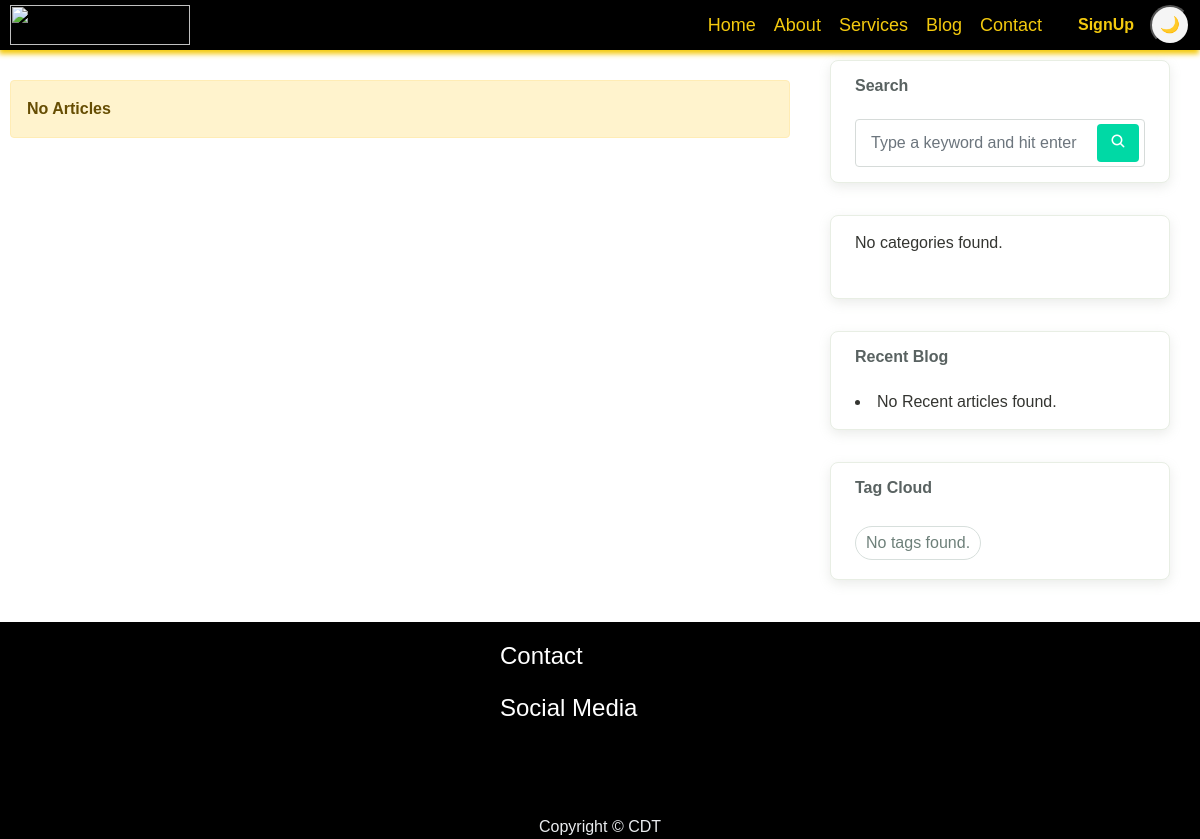
Page /blog/articles-available/ on the earlier database version.
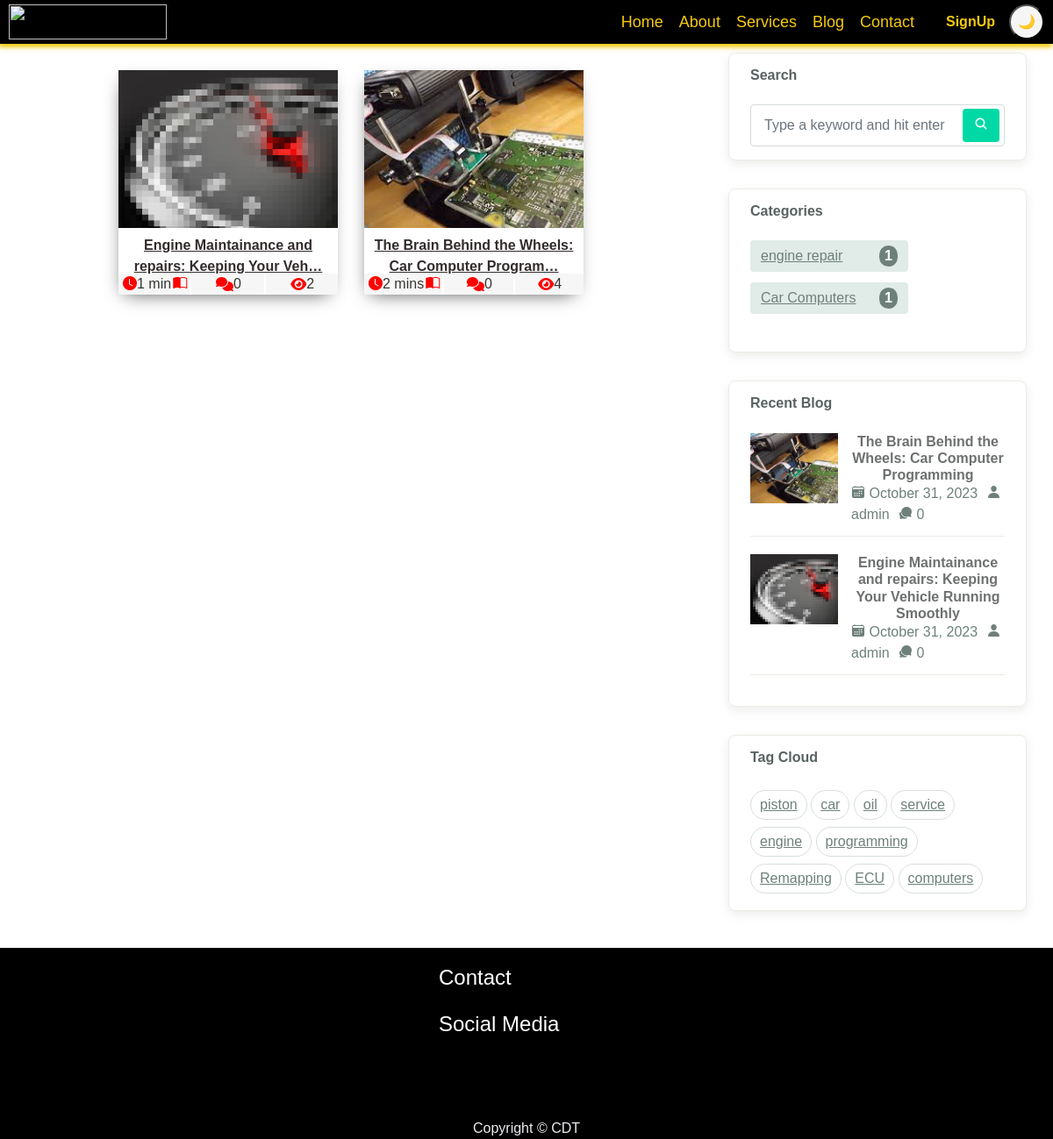
Same page on the later database version.
### blog/models/article_m.py (models this page shows, shortened)
class Blog(models.Model):
    DRAFTED = "DRAFTED"
    PUBLISHED = "PUBLISHED"
    STATUS_CHOICES = (
        (DRAFTED, 'Draft'),
        (PUBLISHED, 'Publish'),
    )
    author = models.ForeignKey(User, on_delete=models.CASCADE)
    title = models.CharField(max_length=100)
    content = HTMLField('Content')
    image = models.ImageField(default='article-default.jpg', upload_to='blog_images')
    image_credit = models.CharField(max_length=200, default='CDTBLOG')
    category = models.ForeignKey(Category, on_delete=models.CASCADE)
    subcategory = models.ForeignKey(Subcategory, on_delete=models.CASCADE)
    slug = models.SlugField(unique=True, max_length=255, blank=True, null=True)
    tags = TaggableManager(blank=True)
    status = models.CharField(max_length=10, choices=STATUS_CHOICES,
                              default='DRAFT')
    date_published = models.DateTimeField(blank=True, null=True, editable=False)
    date_created = models.DateTimeField(auto_now_add=True,  editable=False)
    date_updated = models.DateTimeField(blank=True, null=True, editable=False)
    date_drafted = models.DateTimeField(blank=True, null=True, editable=False)
    word_count = models.IntegerField(default=0)
    view_count = models.IntegerField(default=0)
    like_count = models.IntegerField(default=0)
    dislike_count = models.IntegerField(default=0)
    date_hidden = models.DateTimeField(blank=True, null=True,editable=False)
    hidden = models.BooleanField(default=False)
    date_approved = models.DateTimeField(blank=True, null=True, editable=False)
    approved = models.BooleanField(default=False)
    date_rejected = models.DateTimeField(blank=True, null=True, editable=False)
    rejected = models.BooleanField(default=False)
    rejection_reason = models.TextField(blank=True, null=True)
    def get_absolute_url(self):
        return reverse('blog:blog_detail', args=[str(self.slug)])
    def formatted_views_count(self):
        if self.view_count < 1000:
            return str(self.view_count)
        elif self.view_count < 1000000:
            return f"{self.view_count // 1000}.{self.view_count % 1000 // 100}k"
        else:
            return f"{self.view_count // 1000000}.{self.view_count % 1000000 // 100000}m"
    def read_time(self):
        words = self.word_count
        if words > 0:
            read_time = round(words / 200)
            if read_time == 0:
                read_time = 1
            if read_time >= 60:
                read_time = round(read_time / 60)
                if read_time == 1:
                    return '1 hr'
                else:
                    return f'{read_time} hrs'
            else:
                if read_time == 1:
                    return '1 min'
                else:
                    return f'{read_time} mins'
        else:
            return 0
    @property
    def comment_count(self):
        count_ =self.comments.filter(blog=self, approved=True).count()
        if count_ >= 1000:
            suffixes = ['', 'k', 'M', 'B', 'T']
            magnitude = 0
            while count_ >= 1000 and magnitude < len(suffixes)-1:
                magnitude += 1
                count_ /= 1000
                _count = f'{count_:.1f}{suffixes[magnitude]}'
            return _count
        else:
            return count_

### blog/models/categories_n_babies_m.py (models this page shows, shortened)
class Category(models.Model):
    name = models.CharField(max_length=50)
    slug = models.SlugField(unique=True, max_length=255, blank=True, null=True)
    image = models.ImageField(default='category-default.jpg', upload_to='category_images',blank=True, null=True)
    approved = models.BooleanField(default=False)
    date_created = models.DateTimeField(auto_now_add=True)
    date_approved = models.DateTimeField(blank=True, null=True, editable=False)
    def get_absolute_url(self):
        return reverse('blog:category_detail', args=[str(self.slug)])
    def blog_count(self):
        return self.blog_set.filter(status='PUBLISHED', approved=True).count()

### blog/views/article_v.py (the view)
# urls.py: path('articles-available/', blog_home, name='blog_home'),
def blog_home(request):
    print("am in=======================")
    if request.method == 'GET':
        print(request.GET)
        print("am innn========++++++++++++++++++++++")
        query = request.GET.get('query')
        print(query)
        if query:
            blogs = Blog.objects.filter(
                Q(title__icontains=query) | Q(content__icontains=query)| Q(author__username__icontains=query),
                status=Blog.PUBLISHED,
                hidden=False,
                approved=True,
            )
        else:
            blogs = Blog.objects.filter(status=Blog.PUBLISHED, hidden=False, approved=True)
    categories = Category.objects.filter(approved=True)
    recent_articles = Blog.objects.filter(status=Blog.PUBLISHED, hidden=False, approved=True).order_by('-date_created')[:5]
    all_tags = Tag.objects.all()
    context = {
        'blogs': blogs,
        'categories': categories,
        'recent_articles': recent_articles,
        'query': query,
        'all_tags': all_tags,  # Add this line to the context
    }
    return render(request, 'blog/article/blog_home.html', context)

### templates/blog/article/blog_home.html (shortened to what this page needs)
{% extends 'base.html' %}
{% load static %}
{% block css %}
<link rel="stylesheet" href="{% static 'css/blog/blog_home.css' %}">
{% endblock css %}
{% block content %}
<section class="post-list body-container">
    <div class="p-l-main item2 bg-white" id="main" >
            {% if blogs %}
            <div class="itme2 post-wrapper">
              {% for article in blogs %}
              <div>
                  <div class="post">
                      <a href="{{ article.get_absolute_url }}">
                        <img class="thumbnail" src="{{ article.image.url }}">
                      </a>
                      <div class="post-preview">
                          <p class="post-title ">
                            <a href="{{ article.get_absolute_url }}">
                            <b>{{ article.title|safe| truncatechars:50 }}</b>
                          </a></p>
                      </div>
                      <ol class="post-footer">
                        <li><i class="bi bi-clock-fill"></i>{{ article.read_time }}<i class="bi bi-book-half"></i></li>
                        <li><i class="fa fa-comments"></i>{{ article.comment_count  }}</li>
                        <li><i class="fa fa-eye"></i>{{ article.formatted_views_count }}</li>
                      </ol>
                  </div>
              </div>
              {% endfor %}
          </div>
            {% else %}
                    <div class="centered alert alert-warning"><b>No Articles</b></div>
                {% endif %}
    </div>
    {% include 'blog/article/blog_side_bar.html' %}
</section>
{% endblock content %}

### templates/blog/article/blog_side_bar.html (shortened to what this page needs)
    <div class="sidebar " id="side-bar">
        <div class="sidebar-block">
            <h3 class="sidebar-title">Search</h3>
            <form class="search-form"  method="GET" action="/blog/articles-available/">
                <div class="form-group">
                    <input type="text" class="form-control" id="search-input" name="query" placeholder="Type a keyword and hit enter">
                    <button type="submit" class="btn"><span class="icon mai-search"></span></button>
                </div>
            </form>
        </div>
        <div class="sidebar-block">
          {% if subcategories %}
          <h3 class="sidebar-title">Subcategories</h3>
          {% elif categories %}
          <h3 class="sidebar-title">Categories</h3>
          {% endif %}
          <ul class="categories">
            {% for category in categories %}
            <li><a href="{{category.get_absolute_url }}">{{ category.name }}
                <span>{{ category.blog_count }}</span>
            </a></li>
            {% empty %}
            <li>No categories found.</li>
            {% endfor %}
          </ul>
        </div>
        <div class="sidebar-block">
          <h3 class="sidebar-title">Recent Blog</h3>
          {% for article in recent_articles %}
          <div class="blog-item">
            <a class="post-thumb" href="{{ article.get_absolute_url }}">
              <img src="{{ article.image.url }}" alt="alt">
            </a>
            <div class="content">
              <h3 class="post-title"><a href="{{ article.get_absolute_url }}">{{article.title}}</a></h3>
              <div class="meta">
                <a href="{{ article.get_absolute_url }}"><span class="mai-calendar"></span> {{ article.date_published|date:"F j, Y" }}</a>
                <a href="{{ article.get_absolute_url }}"><span class="mai-person"></span> {{article.author}}</a>
                <a href="{{ article.get_absolute_url }}"><span class="mai-chatbubbles"></span> {{ article.comment_count  }}</a>
              </div>
            </div>
          </div>
          {% empty %}
            <li>No Recent articles found.</li>
            {% endfor %}
        </div>
          <div class="sidebar-block">
            <h3 class="sidebar-title">Tag Cloud</h3>
            <div class="tagcloud">
                {% for tag in all_tags %}
                <a href="{% url 'blog:tag_blogs' tag.slug %}" class="tag-cloud-link">{{ tag.name }}</a>
                {% empty %}
                <li class="tag-cloud-link">No tags found.</li>
                {% endfor %}
            </div>
          </div>
    </div>

Differences in the rows shown:
added Blog: image (picture), title "Engine Maintainance and repairs: Keeping Your Veh…", read_time "1 min", comment_count "0", formatted_views_count "2", title "Engine Maintainance and repairs: Keeping Your Vehicle Running Smoothly", date_published "October 31, 2023", author "admin"
added Blog: image (picture), title "The Brain Behind the Wheels: Car Computer Program…", read_time "2 mins", comment_count "0", formatted_views_count "4", title "The Brain Behind the Wheels: Car Computer Programming", date_published "October 31, 2023", author "admin"
added Category: name "engine repair", blog_count "1"
added Category: name "Car Computers", blog_count "1"
added Tag: name "piston"
added Tag: name "car"
added Tag: name "oil"
added Tag: name "service"
added Tag: name "engine"
added Tag: name "programming"
added Tag: name "Remapping"
added Tag: name "ECU"
added Tag: name "computers"
Other differences:
text no longer shown: "No Articles No categories found. No Recent articles found. No tags found."
text now shown: "Categories"
